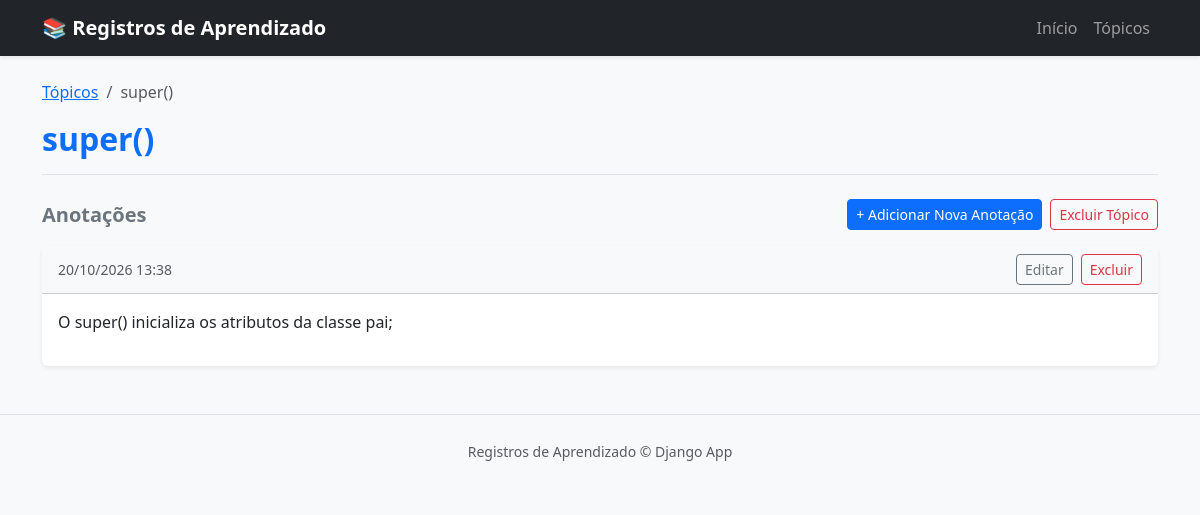
The page /topicos/3/ on the database its author committed.
### registros_de_aprendizado/models.py (models this page shows, shortened)
class Topicos(models.Model):
    texto = models.CharField(max_length=200)
    data_de_adicao = models.DateTimeField(auto_now_add=True)

class Entrada(models.Model):
    topico = models.ForeignKey(Topicos, on_delete=models.CASCADE) # Na vesão atual do django é obrigatório inserir o on_delete
    texto = models.TextField()
    data_de_adicao = models.DateTimeField(auto_now_add=True)
    class Meta: # Classe que ajuda a definir o plural de uma palavra
        verbose_name_plural = "entradas"

### registros_de_aprendizado/views.py (the view)
# urls.py: path('topicos/<int:topico_id>/', views.topico, name='topico'), # Página de detalhes para um único assunto
def topico(request, topico_id):
    topico = Topicos.objects.get(id=topico_id)
    entradas = topico.entrada_set.order_by("-data_de_adicao")
    contexto = {"topico": topico, "entradas": entradas}
    return render(request, "registros_de_aprendizado/topico.html", contexto)

### registros_de_aprendizado/templates/registros_de_aprendizado/topico.html (shortened to what this page needs)
{% extends "registros_de_aprendizado/base.html" %}
{% block content %}
<nav aria-label="breadcrumb">
    <ol class="breadcrumb">
        <li class="breadcrumb-item"><a href="{% url 'registros_de_aprendizado:topicos' %}">Tópicos</a></li>
        <li class="breadcrumb-item active" aria-current="page">{{ topico.texto }}</li>
    </ol>
</nav>
<div class="border-bottom pb-2 mb-4">
    <h2 class="fw-bold text-primary">{{ topico.texto }}</h2>
</div>
<div class="d-flex justify-content-between align-items-center mb-3">
    <h3 class="h5 fw-bold text-secondary mb-0">Anotações</h3>
    <div class="d-flex gap-2">
        <a href="{% url 'registros_de_aprendizado:nova_entrada' topico.id %}" class="btn btn-primary btn-sm">
            + Adicionar Nova Anotação
        </a>
        <form action="{% url 'registros_de_aprendizado:deleta_topico' topico.id %}" method="post" style="display:inline;" onsubmit="return confirm('Tem certeza que deseja excluir este tópico e todas as suas anotações?');">
            <button type="submit" class="btn btn-outline-danger btn-sm">Excluir Tópico</button>
        </form>
    </div>
</div>
<div class="d-flex flex-column gap-3">
    {% for entrada in entradas %}
        <div class="card shadow-sm border-0">
            <div class="card-header bg-light d-flex justify-content-between align-items-center">
                <small class="text-muted">{{ entrada.data_de_adicao|date:"d/m/Y H:i" }}</small>
                <div class="d-flex gap-2">
                    <a href="{% url 'registros_de_aprendizado:edita_entrada' entrada.id %}" class="btn btn-outline-secondary btn-sm">
                        Editar
                    </a>
                    <form action="{% url 'registros_de_aprendizado:deleta_entrada' entrada.id %}" method="post" style="display:inline;" onsubmit="return confirm('Tem certeza que deseja excluir esta anotação?');">
                        <button type="submit" class="btn btn-outline-danger btn-sm">Excluir</button>
                    </form>
                </div>
            </div>
            <div class="card-body">
                <p class="card-text mb-0">{{ entrada.texto|linebreaks }}</p>
            </div>
        </div>
    {% empty %}
        <div class="alert alert-warning shadow-sm" role="alert">
            Nenhuma anotação cadastrada para este tópico ainda.
        </div>
    {% endfor %}
</div>
{% endblock %}

### rows shown on the page
Topicos: texto "super()"
Entrada: data_de_adicao "20/10/2026 13:38", texto "O super() inicializa os atributos da classe pai;"
